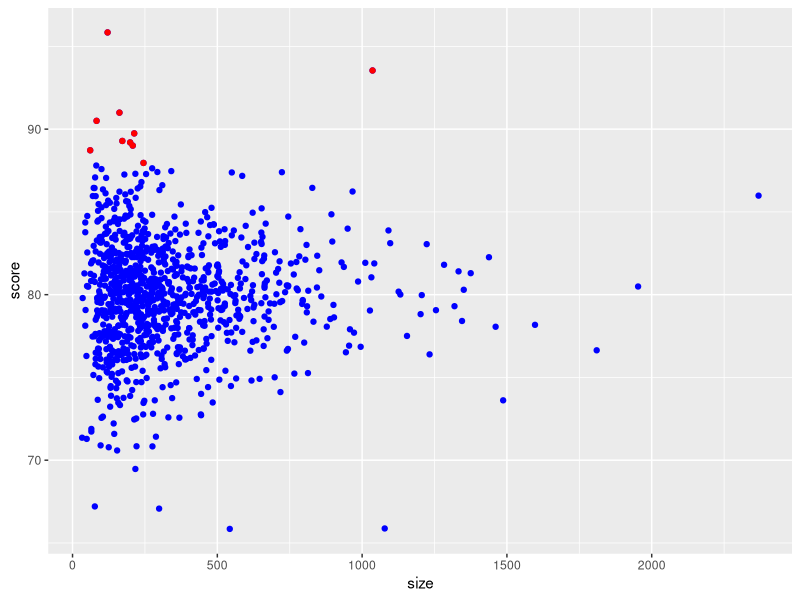
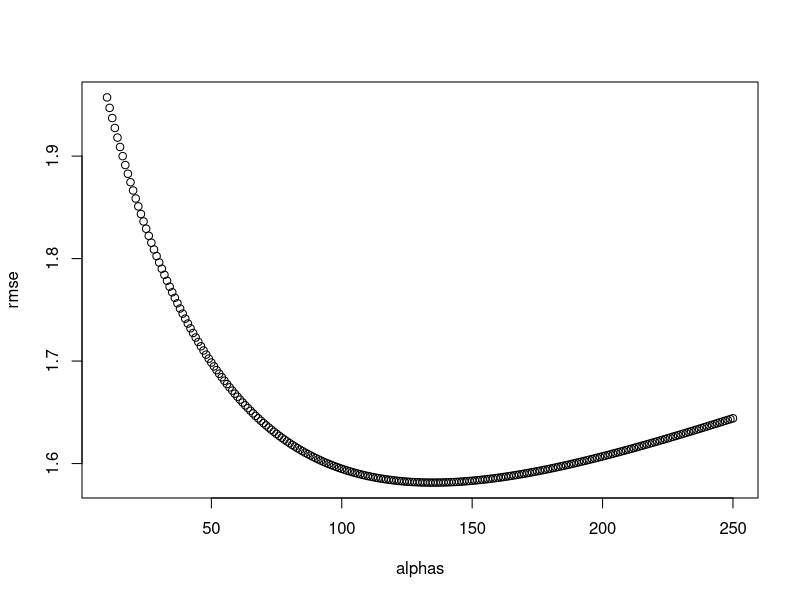
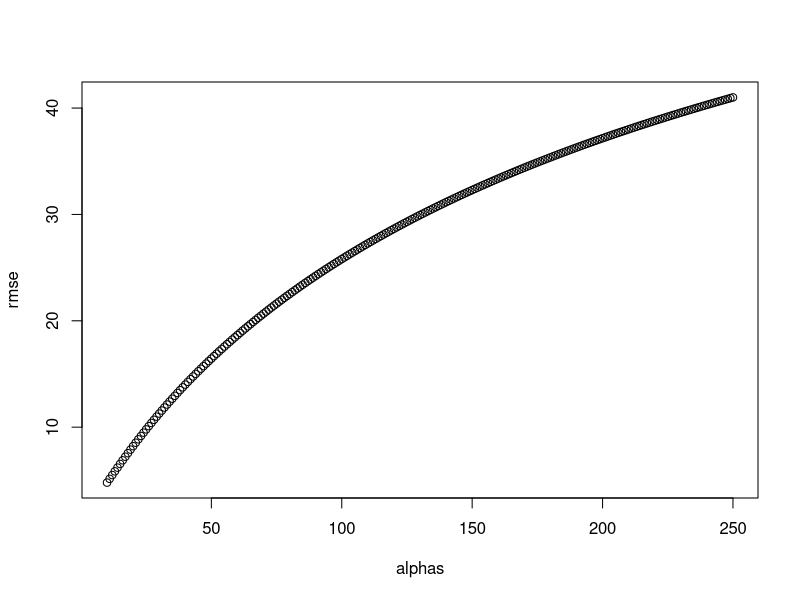

The R script that drew these images, in order:
library(tidyverse)
library(caret)
options(digits = 3)


# The exercises in Q1-Q8 work with a simulated dataset for 1000 schools.
#  This pre-exercise setup walks you through the code needed to simulate
#  the dataset.
# An education expert is advocating for smaller schools. The expert bases
#  this recommendation on the fact that among the best performing schools,
#  many are small schools. Let's simulate a dataset for 1000 schools.
#  First, let's simulate the number of students in each school, using the
#  following code:
set.seed(1986, sample.kind="Rounding")
n <- round(2^rnorm(1000, 8, 1))

# Now let's assign a true quality for each school that is completely
#  independent from size. This is the parameter we want to estimate in
#  our analysis. The true quality can be assigned using the following code:
set.seed(1, sample.kind="Rounding")
mu <- round(80 + 2*rt(1000, 5))
range(mu)
schools <- data.frame(id = paste("PS",1:1000),
                      size = n,
                      quality = mu,
                      rank = rank(-mu))

# We can see the top 10 schools using this code: 
schools %>% top_n(10, quality) %>% arrange(desc(quality))

# Now let's have the students in the school take a test. There is random
#  variability in test taking, so we will simulate the test scores as
#  normally distributed with the average determined by the school quality
#  with a standard deviation of 30 percentage points. This code will
#  simulate the test scores:
set.seed(1, sample.kind="Rounding")
mu <- round(80 + 2*rt(1000, 5))

scores <- sapply(1:nrow(schools), function(i){
  scores <- rnorm(schools$size[i], schools$quality[i], 30)
  scores
})
schools <- schools %>% mutate(score = sapply(scores, mean))


################################ QUESTION 1 ################################
# What are the top schools based on the average score? Show just the ID,
#  size, and the average score. Report the ID of the top school and average
#  score of the 10th school.
# What is the ID and it's average score of the top school?
top10_schools <- schools %>% top_n(10, score) %>% arrange(desc(score))


################################ QUESTION 2 ################################
# Compare the median school size to the median school size of the top 10
#  schools based on the score.
median(top10_schools$size)
median(schools$size)


################################ QUESTION 3 ################################
# What is the median school size of the bottom 10 schools based on the score?
btm10_schools <- schools %>% top_n(10, -score) %>% arrange(desc(score))
median(btm10_schools$size)


################################ QUESTION 4 ################################
# We see that the worst schools are also small. Plot the average score
#  versus school size to see what's going on. Highlight the top 10 schools
#  based on the true quality.
ggplot() +
  geom_point(data=schools, aes(x=size, y=score), color="blue") +
  geom_point(data=top10_schools, aes(x=size, y=score), color="red")


################################ QUESTION 5 ################################
# Let's use regularization to pick the best schools. Remember regularization
#  shrinks deviations from the average towards 0. To apply regularization
#  here, we first need to define the overall average for all schools, using
#  the following code:
overall <- mean(sapply(scores, mean))

# Then, we need to define, for each school, how it deviates from that
#  average.
# Write code that estimates the score above the average for each school
#  but dividing by n+alpha instead of n, with n the school size and alpha
#  a regularization parameter. Try alpha=25 .
schools <- schools %>% mutate(reg = overall+size*(score-overall)/(size+25))
schools %>% top_n(10, score) %>% arrange(desc(reg))


################################ QUESTION 6 ################################
# Notice that this improves things a bit. The number of small schools that
#  are not highly ranked is now lower. Is there a better alpha? Using values
#  of alpha from 10 to 250, find the alpha that minimizes the RMSE.
# What value of gives the minimum RMSE?
# rmse = sqrt(1/1000 * sum(quality - estimate)^2)
alphas <- seq(10, 250, 1)
RMSE <- function(alpha){
  temp <- schools %>%
    mutate(score_reg = overall + size*(score - overall)/(size + alpha))
  sqrt(mean((temp$quality - temp$score_reg)^2))
}

rmse <- sapply(alphas, RMSE)
plot(alphas, rmse)
alphas[which.min(rmse)]


################################ QUESTION 7 ################################
# Rank the schools based on the average obtained with the best alpha. Note
#  that no small school is incorrectly included.
# What is the ID of the top school now?
alpha <- 135
score_reg <- sapply(scores, function(x)  overall + sum(x-overall)/(length(x)+alpha))
schools %>% mutate(score_reg = score_reg) %>%
  top_n(10, score_reg) %>% arrange(desc(score_reg))


################################ QUESTION 8 ################################
# We don't subtract the overall average before shrinking, we actually obtain
#  a very similar result. Confirm this by re-running the code from the
#  exercise in Q6 but without removing the overall mean.
# What value of alpha gives the minimum RMSE here?
alphas <- seq(10,250)
rmse <- sapply(alphas, function(alpha){
  score_reg <- sapply(scores, function(x) sum(x)/(length(x)+alpha))
  sqrt(mean((score_reg - schools$quality)^2))
})
plot(alphas, rmse)
alphas[which.min(rmse)]  





